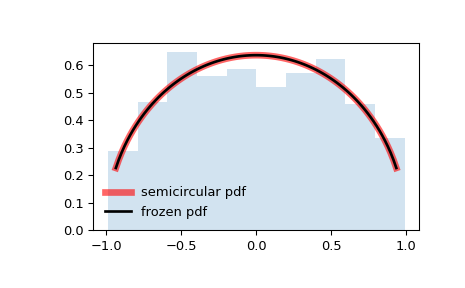

Source code (Python):
from scipy.stats import semicircular
import matplotlib.pyplot as plt
fig, ax = plt.subplots(1, 1)

# Calculate the first four moments:

mean, var, skew, kurt = semicircular.stats(moments='mvsk')

# Display the probability density function (``pdf``):

x = np.linspace(semicircular.ppf(0.01),
                semicircular.ppf(0.99), 100)
ax.plot(x, semicircular.pdf(x),
       'r-', lw=5, alpha=0.6, label='semicircular pdf')

# Alternatively, the distribution object can be called (as a function)
# to fix the shape, location and scale parameters. This returns a "frozen"
# RV object holding the given parameters fixed.

# Freeze the distribution and display the frozen ``pdf``:

rv = semicircular()
ax.plot(x, rv.pdf(x), 'k-', lw=2, label='frozen pdf')

# Check accuracy of ``cdf`` and ``ppf``:

vals = semicircular.ppf([0.001, 0.5, 0.999])
np.allclose([0.001, 0.5, 0.999], semicircular.cdf(vals))
# True

# Generate random numbers:

r = semicircular.rvs(size=1000)

# And compare the histogram:

ax.hist(r, density=True, histtype='stepfilled', alpha=0.2)
ax.legend(loc='best', frameon=False)
plt.show()
